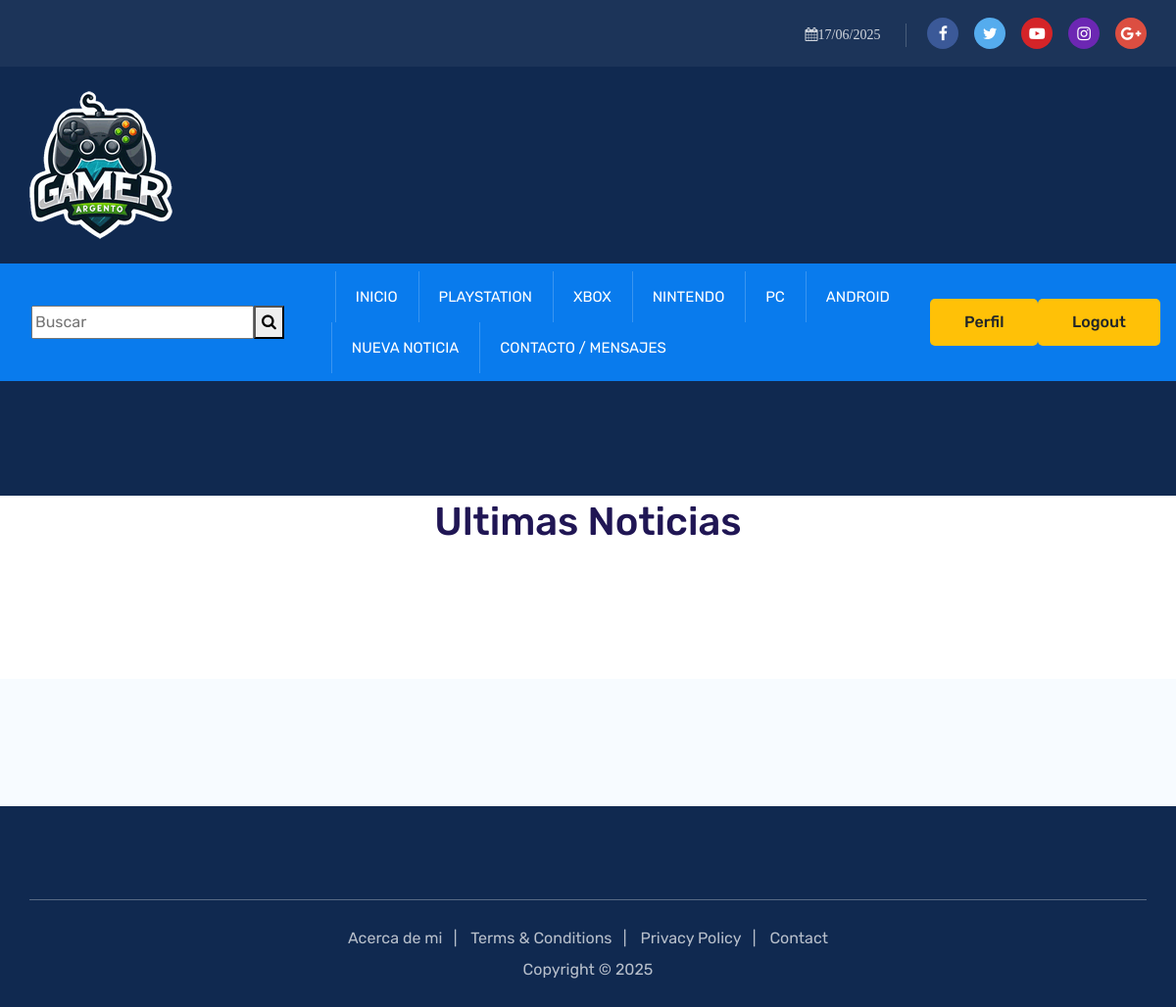
/blog/index/ (signed in), run on an earlier commit of the app's database.
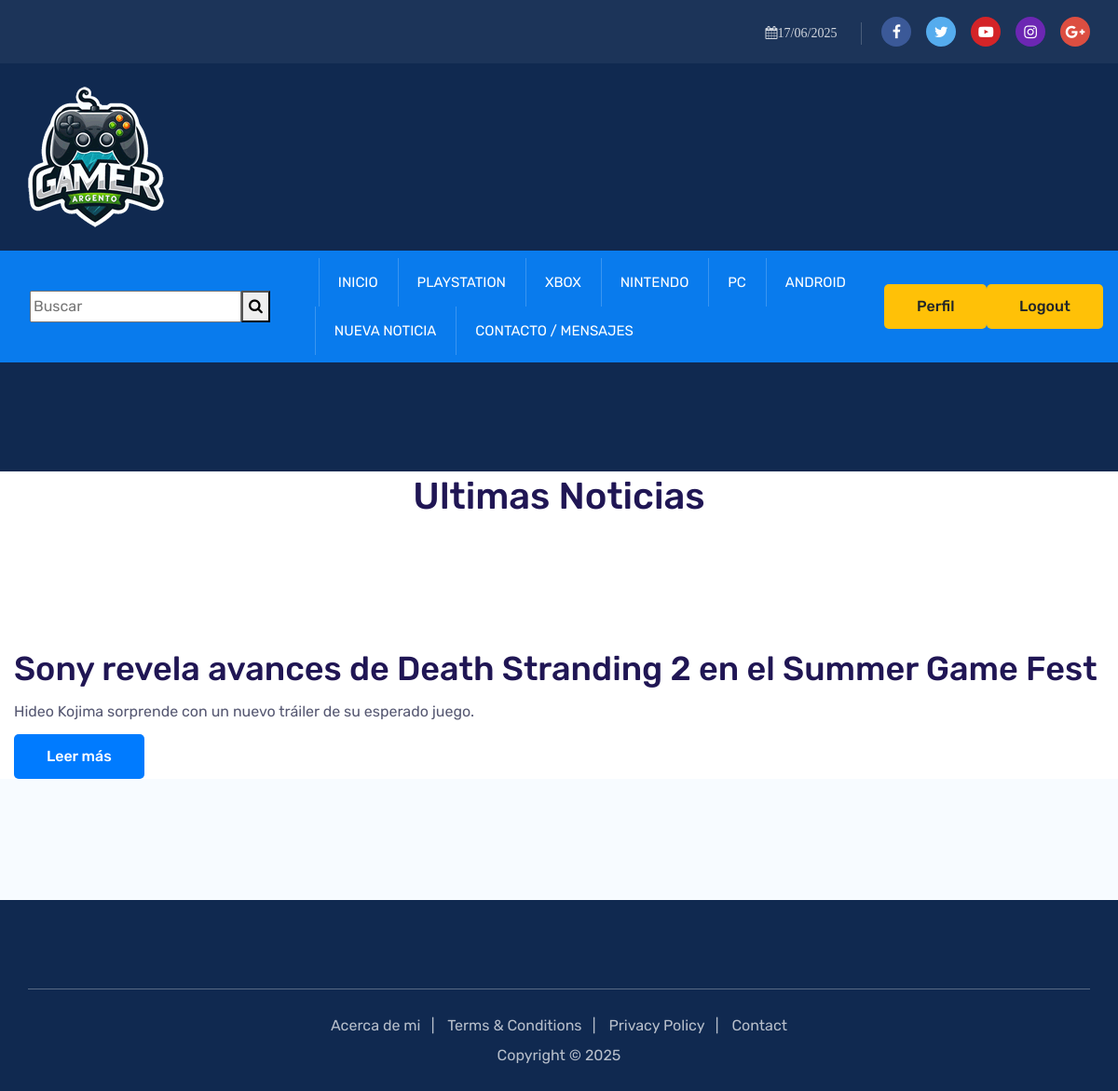
And on a later commit of the database.
### blog/models.py (models this page shows, shortened)
class Noticia(models.Model):
    titulo = models.CharField(max_length=200)
    subtitulo = models.CharField(max_length=300)
    contenido = RichTextField()
    imagen = models.ImageField(upload_to='media/', blank=True, null=True)
    autor = models.ForeignKey(User, on_delete=models.CASCADE)
    consola = models.ForeignKey(Consola, on_delete=models.SET_NULL, null=True, blank=True)
    fecha = models.DateField(auto_now_add=True)

### blog/views.py (the view)
# urls.py: path('index/', views.index, name='index'),  # Página de inicio
def index(request):
    noticias = Noticia.objects.all().order_by('-fecha')[:5]  # Últimas 5 noticias
    return render(request, "blog/index.html", {"noticias": noticias})

### blog/templates/blog/index.html (shortened to what this page needs)
<!DOCTYPE html>
<head>
    {% load static %}
    <link rel="stylesheet" href="{% static 'css/vendor.css' %}">
    <link rel="stylesheet" href="{% static 'css/style.css' %}">
    <link rel="stylesheet" href="{% static 'css/responsive.css' %}">
</head>
<body>
    <div class="navbar-area">
        <div class="topbar-area">
            <div class="container">
                <div class="row justify-content-center">
                    <div class="col-lg-12 col-md-5 mt-2 mt-md-0 text-md-right text-center">
                        <div class="topbar-social">
                            <div class="topbar-date d-none d-lg-inline-block"><i class="fa fa-calendar">{% now "d/m/Y" %}</i></div>
                            <ul class="social-area social-area-2">
                                <li><a class="facebook-icon" href="#"><i class="fa fa-facebook"></i></a></li>
                                <li><a class="twitter-icon" href="#"><i class="fa fa-twitter"></i></a></li>
                                <li><a class="youtube-icon" href="#"><i class="fa fa-youtube-play"></i></a></li>
                                <li><a class="instagram-icon" href="#"><i class="fa fa-instagram"></i></a></li>
                                <li><a class="google-icon" href="#"><i class="fa fa-google-plus"></i></a></li>
                            </ul>
                        </div>
                    </div>
                </div>
            </div>
        </div>
        <div class="adbar-area bg-black d-none d-lg-block">
            <div class="container">
                <div class="row">
                    <div class="col-xl-6 col-lg-5 align-self-center">
                        <div class="logo text-md-left text-center">
                            <a class="main-logo" href="{% url 'index' %}"><img src="{% static 'img/logo.png'%}" alt="img"></a>
                        </div>
                    </div>
                </div>
            </div>
        </div>
        <nav class="navbar navbar-expand-lg">
                    <div class="navbar navbar-expand-lg">
                        <input type="text" placeholder="Buscar">
                        <button type="submit" class="submit-btn"><i class="fa fa-search"></i></button>
                    </div>
            <div class="container nav-container">
                <div class="collapse navbar-collapse" id="nextpage_main_menu">
                    <ul class="navbar-nav menu-open">
                        <li class="current-menu-item">
                            <a href="{% url 'index' %}">Inicio</a>
                        </li>
                        <li>
                            <a href="{% url 'noticias_por_consola' 'playstation' %}">PlayStation</a>
                        </li>
                        <li>
                            <a href="{% url 'noticias_por_consola' 'xbox' %}">Xbox</a>
                        </li>
                        <li>
                            <a href="{% url 'noticias_por_consola' 'nintendo' %}">Nintendo</a>
                        </li>
                        <li>
                            <a href="{% url 'noticias_por_consola' 'pc' %}">PC</a>
                        </li>
                        <li>
                            <a href="{% url 'noticias_por_consola' 'android' %}">Android</a>
                        </li>
                        {% if user.is_authenticated %}
                            <li><a href="{% url 'crear_noticias' %}">Nueva noticia</a></li>
                        {% endif %}
                        <li class="current-menu-item">
                            <a href="#grid">Contacto / Mensajes</a>
                        </li>
                    </ul>
                </div>
            </div>
            <div class="collapse navbar-collapse">
                {% if user.is_authenticated %}
                        <div class="navbar-nav menu-open">
                            <p style="padding-top: 10px; padding-right: 15px; padding-left: 10px; text-transform: uppercase;font-weight: bold;text-align: right; font-size: medium; color:rgb(255, 255, 255)"> {{user.first_name}} {{user.last_name}}</p>
                        </div>
                    <a class="btn btn-warning" href="{% url 'perfil' %}">Perfil</a></li>
                    <a class="btn btn-warning" href="#" onclick="event.preventDefault(); document.getElementById('logout-form').submit();">Logout</a>
                {% else %}
                    <a class="btn btn-warning" href="{% url 'loguearse' %}">Iniciar sesión</a>
                    <a class="btn btn-warning" href="{% url 'registrarse' %}">Registrarse</a>
                {% endif %}
            </div>
        </nav>
    </div>
    <div class="banner-area banner-inner-1 bg-black" id="banner">
        <div class="banner-inner pt-1">
        </div>
    </div>
    {% block titulo %}
    <h2 class="section-title.style-white title" style="text-align: center;">Ultimas Noticias</h2>
    {% endblock titulo %}
    <div class="post-area pd-top-75 pd-bottom-50" id="trending">
    </div>
        <div class="container">
            <div class="row">
            {% block contenido %}
            <div class="noticias-container">
                {% for noticia in noticias %}
                    <div class="noticia">
                        <h3>{{ noticia.titulo }}</h3>
                        <p>{{ noticia.subtitulo }}</p>
                        <a href="{% url 'detalle_noticia' noticia.id %}" class="btn btn-primary">Leer más</a>
                    </div>
                {% endfor %}
            </div>
            {% endblock contenido %}
            </div>
        </div>
    <div class="bg-sky pd-top-80 pd-bottom-50" id="latest">
    </div>
    <div class="footer-area bg-black pd-top-95">
        <div class="container">
            <div class="footer-bottom text-center">
                <ul class="widget_nav_menu">
                    <li><a href="{% url 'acerca_de_mi' %}">Acerca de mi</a></li>
                    <li><a href="#">Terms & Conditions</a></li>
                    <li><a href="#">Privacy Policy</a></li>
                    <li><a href="#">Contact</a></li>
                </ul>
                <p>Copyright © 2025</p>
            </div>
        </div>
    </div>
</body>
</html>

### blog/static/css/style.css (style rules this page uses)
* { box-sizing: border-box; outline: none; -moz-osx-font-smoothing: grayscale; -webkit-font-smoothing: antialiased; }
body { margin: 0; font-family: var(--body-font); line-height: var(--line-height30); font-size: var(--body-font-size); }
h2 { font-size: 40px; line-height: 1.3380952381; }
h3 { font-size: 36px; line-height: 1.3833333333; }
h1, h2, h3, h4, h5, h6 { color: var(--heading-color); font-family: var(--heading-font); font-weight: 500; }
p { color: var(--paragraph-color); -webkit-hyphens: auto; hyphens: auto; margin-bottom: 10px; }
a { color: inherit; text-decoration: none; transition: 0.4s; }
a, a:hover, a:focus, a:active { text-decoration: none; outline: none; color: inherit; }
a i { padding: 0 2px; }
img { max-width: 100%; }
dl, ol, ul { padding-left: 15px; }
.btn { height: 48px; line-height: 48px; padding: 0 35px; overflow: hidden; position: relative; border: 0; transition: all 0.5s ease; font-weight: 500; font-size: 16px; display: inline-block; transform: perspective(1px) translateZ(0); border-radius: 5px; }
.social-area { padding: 0; margin: 0; }
.social-area li { list-style: none; display: inline-block; margin: 0 7px; }
.social-area li a { color: rgba(255, 255, 255, 0.8); }
.social-area li:first-child { margin-left: 0; }
.social-area li:last-child { margin-right: 0; }
.social-area-2 li { margin: 0 6px; }
.social-area-2 li a { color: #ffffff; width: 32px; height: 32px; display: inline-block; line-height: 33px; text-align: center; border-radius: 50%; }
.social-area-2 li a.facebook-icon { background: #3b5998; }
.social-area-2 li a.twitter-icon { background: #55acee; }
.social-area-2 li a.youtube-icon { background: #d42428; }
.social-area-2 li a.instagram-icon { background: #6c27b3; }
.social-area-2 li a.google-icon { background: #dc4e41; }
.bg-black { background: #102950; }
.bg-sky { background: #f7fbff; }
.pd-top-75 { padding-top: 75px; }
.pd-top-80 { padding-top: 80px; }
.pd-top-95 { padding-top: 95px; }
.pd-bottom-50 { padding-bottom: 50px; }
.topbar-area { background: #1c3459; padding: 18px 0; }
.topbar-area .topbar-social .social-area { display: inline-block; }
.topbar-area .topbar-date { display: inline-block; color: rgba(255, 255, 255, 0.8); font-size: 14px; border-right: 1px solid #495d7a; padding-right: 20px; margin-right: 17px; }
.topbar-area .topbar-date i { margin-right: 6px; }
.adbar-area { padding: 25px 0; }
.navbar-area { padding: 0; top: 0; z-index: 98; width: 100% !important; left: 0 !important; right: 0 !important; transition: all 0.4s; padding: 0; }
.navbar-area .navbar { background: var(--main-color); }
.navbar-area .nav-container { background-color: transparent; transition: all 0.4s; }
.navbar-area .nav-container .navbar-collapse .navbar-nav { display: block; width: 100%; }
.navbar-area .nav-container .navbar-collapse .navbar-nav li { border-left: 1px solid rgba(255, 255, 255, 0.2); display: inline-block; font-weight: 400; line-height: 52px; text-transform: capitalize; }
.navbar-area .nav-container .navbar-collapse .navbar-nav li a { color: #fff; font-weight: 400; font-size: 15px; text-transform: uppercase; }
.navbar-area .nav-container .navbar-collapse .navbar-nav li + li { margin-left: 17px; padding-left: 20px; }
.menu-open { opacity: 1; margin-right: 0; visibility: visible; }
.banner-inner-1 { padding-bottom: 43px; }
.banner-inner { padding-bottom: 70px; }
.footer-bottom { border-top: 1px solid #586a85; padding: 25px 0; }
.footer-bottom p { color: rgba(255, 255, 255, 0.7); margin-bottom: 0; margin-top: 5px; }
.widget_nav_menu { margin: 0; padding: 0; }
.widget_nav_menu li { display: inline-block; position: relative; padding: 0 15px 0 10px; color: rgba(255, 255, 255, 0.7); margin-bottom: 0; }
.widget_nav_menu li:after { content: "|"; position: absolute; right: 0; top: 0px; }
.widget_nav_menu li:before { display: none; }
.widget_nav_menu li:first-child { padding-left: 0; }
.widget_nav_menu li:last-child { padding-right: 0; }
.widget_nav_menu li:last-child:after { display: none; }

### blog/static/css/responsive.css (style rules this page uses)
@media (min-width: 1200px) { .container { max-width: 1170px; } }

What changed in the data, as far as the page shows it:
added Noticia: titulo "Sony revela avances de Death Stranding 2 en el Summer Game Fest", subtitulo "Hideo Kojima sorprende con un nuevo tráiler de su esperado juego."
